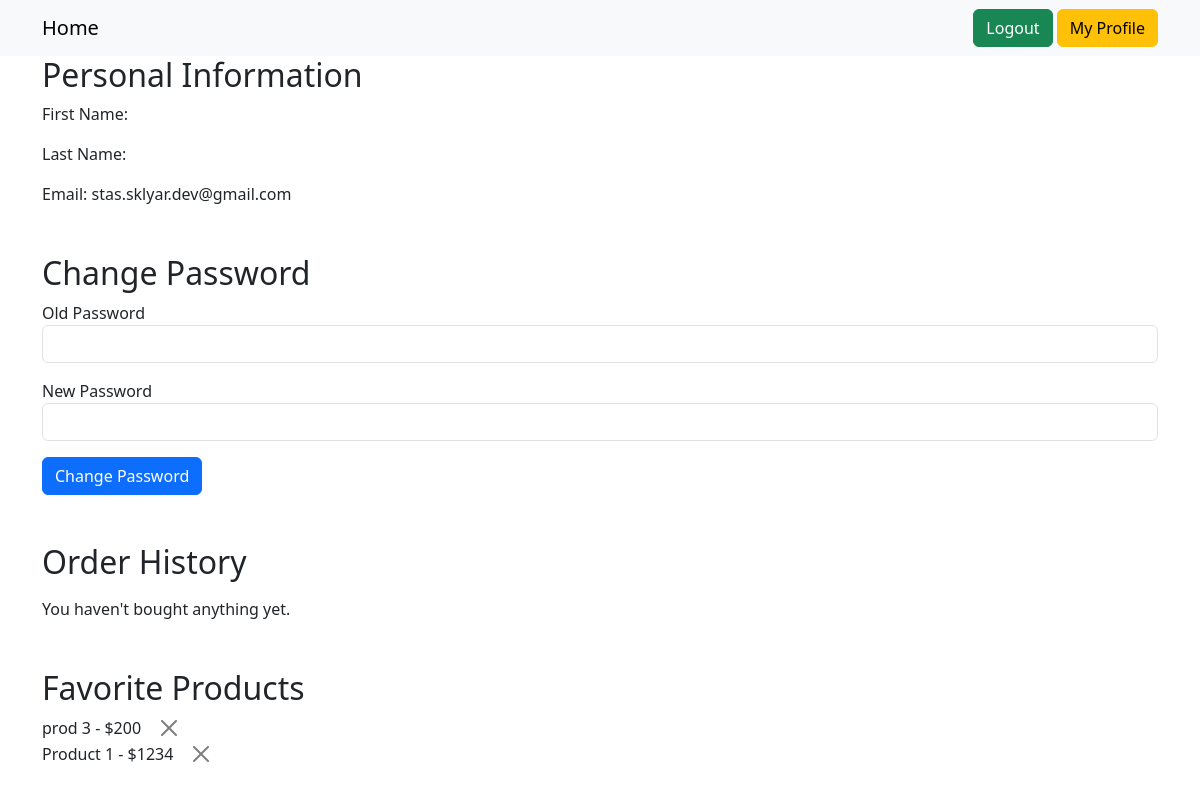
/my-profile (signed in), run on the app's committed database.
### app.py (models this page shows, shortened)
class AppUser(db.Model):
    id = db.Column(db.Integer, primary_key=True)
    email = db.Column(db.VARCHAR(50), nullable=False, unique=True)
    password = db.Column(db.VARCHAR(100), nullable=False)
    role = db.Column(db.VARCHAR(100), nullable=False)
    favorite_products = db.relationship('Product', secondary='user_favorite_products')

class Product(db.Model):
    product_id = db.Column(db.Integer, primary_key=True)
    product_name = db.Column(db.String(50), nullable=False)
    description = db.Column(db.String(100))
    price = db.Column(db.Float, nullable=False)
    date = db.Column(db.DateTime, default=datetime.utcnow)

### app.py (the view)
@app.route('/my-profile')
@login_required
def profile():
    user = AppUser.query.get(session['user_id'])
    favorite_products = user.favorite_products
    return render_template('profile.html', favorite_products=favorite_products)

### app.py (called while the page is built)
@app.context_processor
def inject_logged_in():
    if 'user_id' in session:
        logged_in = True
        user = AppUser.query.get(session['user_id'])
    else:
        logged_in = False
        user = None
    return dict(logged_in=logged_in, user=user)

### templates/profile.html (shortened to what this page needs)
{% extends 'base.html' %}
{% block content %}
    <div class="profile-section mb-5">
        <h2>Personal Information</h2>
        <p>First Name: {{ user.first_name }}</p>
        <p>Last Name: {{ user.last_name }}</p>
        <p>Email: {{ user.email }}</p>
    </div>
    <div class="profile-section mb-5">
        <h2>Change Password</h2>
        <form method="POST" action="{{ url_for('change_password') }}">
            <div class="form-group mb-3">
                <label for="old_password">Old Password</label>
                <input type="password" class="form-control" id="old_password" name="old_password">
            </div>
            <div class="form-group mb-3">
                <label for="new_password">New Password</label>
                <input type="password" class="form-control" id="new_password" name="new_password">
            </div>
            <button type="submit" class="btn btn-primary">Change Password</button>
        </form>
    </div>
    {% if user.role == 'client' %}
        <div class="profile-section mb-5">
            <h2>Order History</h2>
            {% if not user.orders %}
                <div>
                    You haven't bought anything yet.
                </div>
            {% endif %}
        </div>
    {% endif %}
     {% if user.role == 'client' %}
        <div class="profile-section mb-5">
            <h2>Favorite Products</h2>
            <div>
                {% for product in favorite_products %}
                    <div class="d-flex">
                        <div class="me-3">{{ product.product_name }} - ${{ product.price }}</div>
                        <form method="POST" action='/remove-from-favorites/{{ product.product_id}}'>
                            <button type="submit" class="btn-close"></button>
                        </form>
                    </div>
                {% endfor %}
            </div>
        </div>
    {% endif %}
{% endblock content %}

### data on the page
AppUser: email "stas.sklyar.dev@gmail.com"
Product: product_name "prod 3", price "200"
Product: product_name "Product 1", price "1234"

### other printed values
{{ 'Logout' if logged_in else 'Login' }} "Logout"
